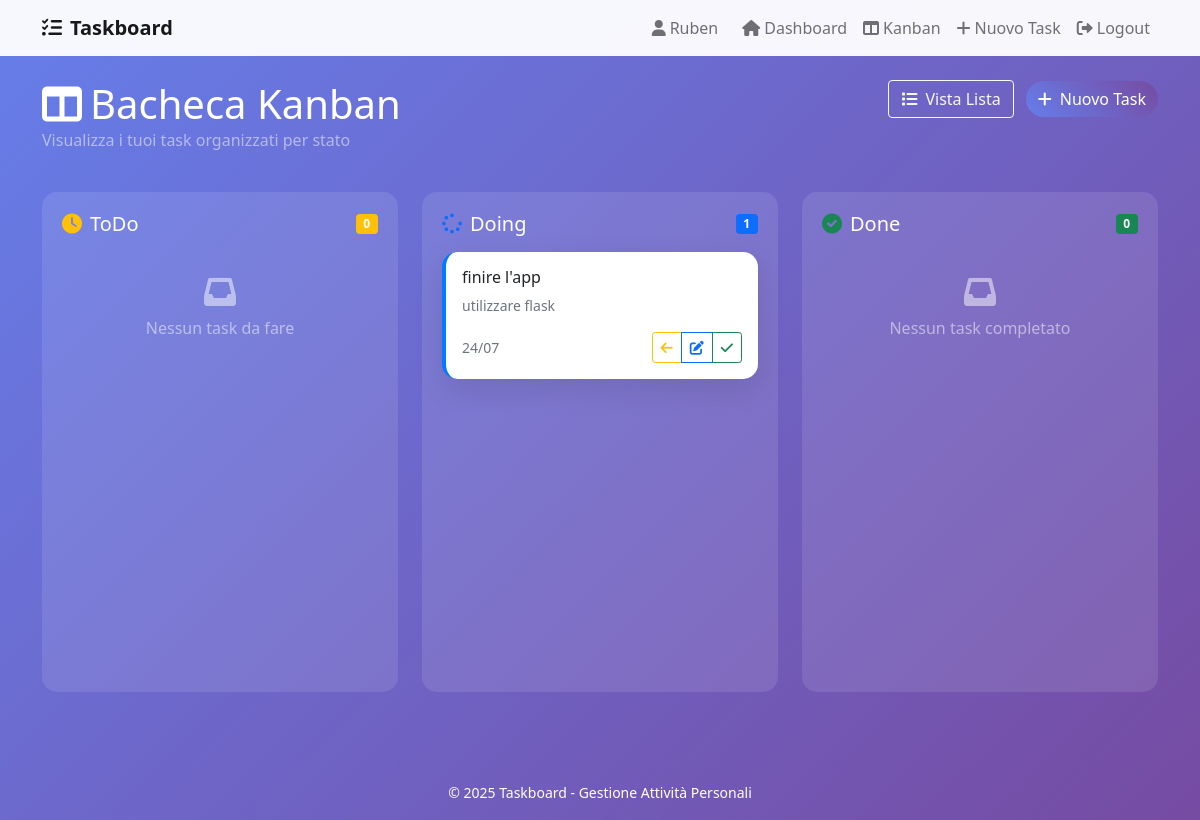
Before: /kanban (signed in) with the older database file.
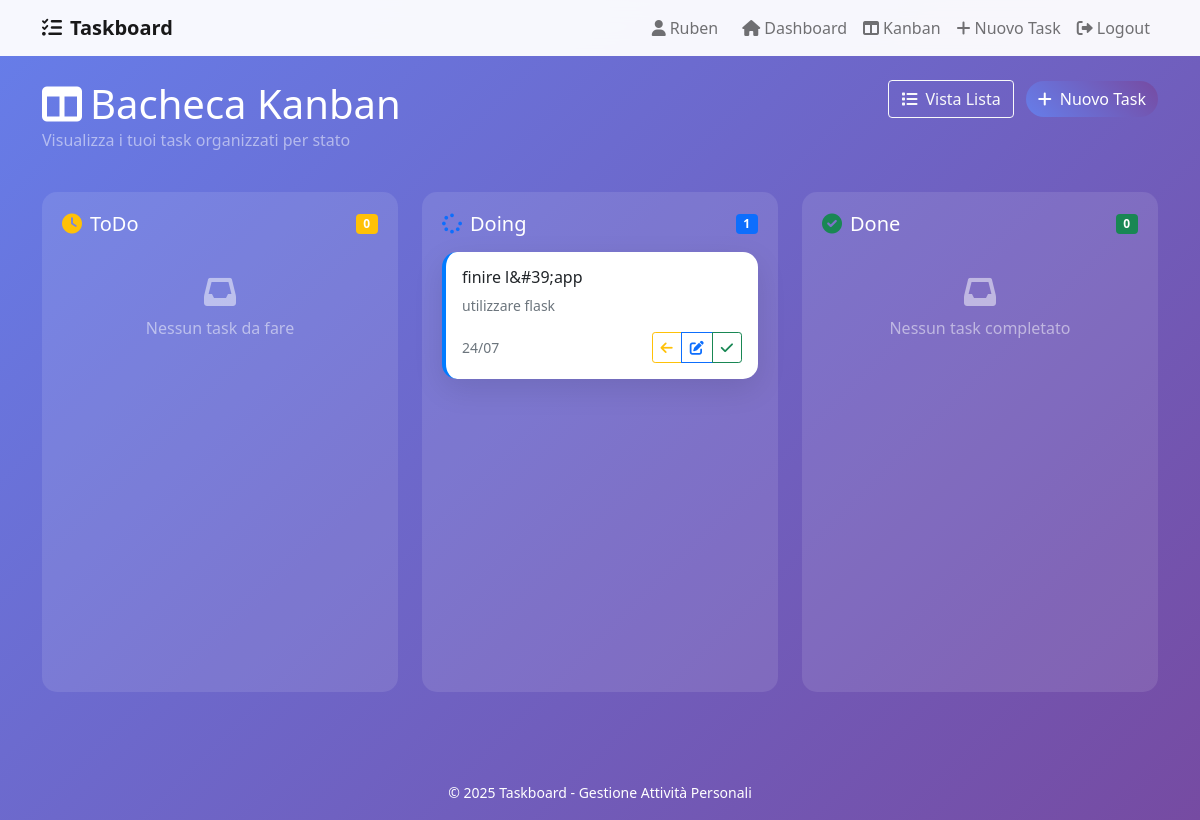
After: the same page with the newer database file.
### tables this page shows
CREATE TABLE tasks (
                        task_id INTEGER PRIMARY KEY AUTOINCREMENT,
                        title TEXT NOT NULL,
                        description TEXT,
                        status TEXT NOT NULL DEFAULT 'ToDo',
                        user_id INTEGER NOT NULL,
                        created_at TIMESTAMP DEFAULT CURRENT_TIMESTAMP,
                        updated_at TIMESTAMP DEFAULT CURRENT_TIMESTAMP,
                        FOREIGN KEY (user_id) REFERENCES users (user_id) ON DELETE CASCADE
                    );

### main_flask.py (the view)
@app.route('/kanban')
def kanban():
    if 'user_id' not in session:
        return redirect(url_for('login'))
    user_id = session['user_id']
    tasks = db_manager.get_tasks_by_user(user_id)
    kanban_data = {
        'todo': [t for t in tasks if t.status == Task.STATUS_TODO],
        'doing': [t for t in tasks if t.status == Task.STATUS_DOING],
        'done': [t for t in tasks if t.status == Task.STATUS_DONE]
    }
    return render_template('kanban.html', kanban=kanban_data)

### database.py (called while the page is built)
    def get_connection(self) -> sqlite3.Connection:
        conn = sqlite3.connect(self.db_path)
        conn.row_factory = sqlite3.Row  # Permette l'accesso per nome colonna
        return conn

    def get_tasks_by_user(self, user_id: int) -> List[Task]:
        try:
            with self.get_connection() as conn:
                cursor = conn.cursor()
                cursor.execute('''
                    SELECT * FROM tasks
                    WHERE user_id = ?
                    ORDER BY created_at DESC
                ''', (user_id,))
                rows = cursor.fetchall()
                return [Task(
                    task_id=row['task_id'],
                    title=row['title'],
                    description=row['description'],
                    status=row['status'],
                    user_id=row['user_id']
                ) for row in rows]
        except sqlite3.Error as e:
            print(f"Errore durante il recupero dei task: {e}")
            return []

### templates/kanban.html (shortened to what the changed rows need)
{% extends "base.html" %}
{% block content %}
<div class="row mb-4">
    <div class="col">
        <h1 class="text-white mb-0">
            <i class="fas fa-columns me-2"></i>Bacheca Kanban
        </h1>
    </div>
</div>
<div class="row">
    <div class="col-md-4 mb-4">
        <div class="kanban-column">
            {% for task in kanban.doing %}
            <div class="card task-card task-doing mb-3">
                <div class="card-body">
                    <h6 class="card-title">{{ task.title }}</h6>
                    {% if task.description %}
                    <p class="card-text text-muted small">
                        {{ task.description[:80] }}{% if task.description|length > 80 %}...{% endif %}
                    </p>
                    {% endif %}
                    <div class="d-flex justify-content-between align-items-center">
                        <small class="text-muted">
                            {{ task.created_at.strftime('%d/%m') }}
                        </small>
                        <div class="btn-group btn-group-sm">
                            <button type="button" class="btn btn-outline-warning btn-sm"
                                    onclick="changeStatus({{ task.task_id }}, 'ToDo')"
                                    title="Sposta in ToDo">
                                <i class="fas fa-arrow-left"></i>
                            </button>
                            <a href="{{ url_for('edit_task', task_id=task.task_id) }}"
                               class="btn btn-outline-primary btn-sm">
                                <i class="fas fa-edit"></i>
                            </a>
                            <button type="button" class="btn btn-outline-success btn-sm"
                                    onclick="changeStatus({{ task.task_id }}, 'Done')"
                                    title="Sposta in Done">
                                <i class="fas fa-check"></i>
                            </button>
                        </div>
                    </div>
                </div>
            </div>
            {% else %}
            <div class="text-center text-white-50 py-4">
                <i class="fas fa-inbox fa-2x mb-2"></i>
                <p class="mb-0">Nessun task in corso</p>
            </div>
            {% endfor %}
        </div>
    </div>
</div>
{% endblock %}

Changed rows visible on the page:
changed tasks "utilizzare flask": title "finire l'app" → "finire l&#39;app"
